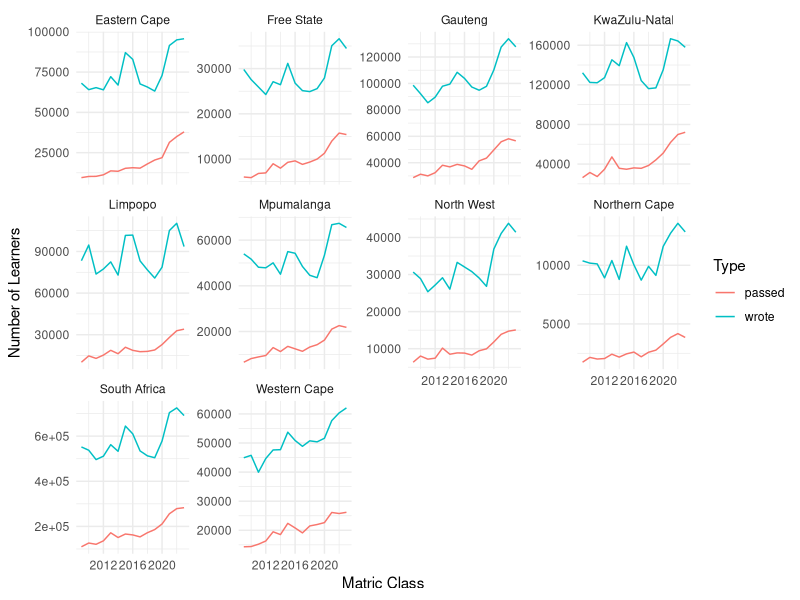

This figure's R source:
## ---- chunk 1
knitr::opts_chunk$set(echo = TRUE)
## ---- chunk 2
library(tidyverse)
## ---- chunk 3
bachelor.pass <- read.csv("./data/South_Africa_Bachelor_passes_by_province.csv") %>% as_tibble()
maths <- read.csv("./data/South_Africa_Bachelor_passes_by_province.csv") %>% as_tibble()
physics <- read.csv("./data/South_Africa_National_Senior_Certificate_Physical_Science_results_v2.csv") %>% as_tibble()
## ---- chunk 4
summary(bachelor.pass)

summary(maths)

summary(physics)
## ---- chunk 5
# Drop date & percent
bachelor.pass <- bachelor.pass %>% 
  select(-date, -contains("percent"))

maths <- maths %>% 
  select(-date, -contains("percent"))

physics <- physics %>% 
  select(-date)

## ---- chunk 6
bachelor.pass.long <- bachelor.pass %>%
pivot_longer(
    cols = c(starts_with("zaf"), starts_with("ec"), starts_with("fs"),
             starts_with("gp"), starts_with("kzn"), starts_with("lp"),
             starts_with("mp"), starts_with("nw"), starts_with("nc"),
             starts_with("wc")),
    names_to = c("province", "ignore1", "data1", "data2","ignore2", "ignore3", "ignore4"),
    names_sep = "_",
    values_to = "value"
  ) %>%
  select(matric_class, province, data1, data2, value) %>% 
  mutate(type = case_when(
    grepl("passed", data1) | grepl("passed", data2) ~ "passed",
    grepl("wrote", data1) | grepl("wrote", data2) ~ "wrote"
  )) %>% 
  select(-c("data1", "data2"))
## ---- chunk 7
province.names <- c("zaf" = "South Africa", "ec" = "Eastern Cape", "fs" = "Free State", "gp" = "Gauteng",
                    "kzn" = "KwaZulu-Natal", "lp" = "Limpopo", "mp" = "Mpumalanga", "nw" = "North West",
                    "nc" = "Northern Cape", "wc" = "Western Cape")

bachelor.pass.long <- bachelor.pass.long %>% 
  mutate(province = province.names[province])
## ---- chunk 8
all.provinces.plot <- bachelor.pass.long %>% 
  ggplot(aes(x = matric_class, y = value, color = type, group = interaction(province, type))) +
  geom_line() +
  facet_wrap(~province, scales = "free_y") +
  labs(x = "Matric Class", y = "Number of Learners", color = "Type") +
  theme_minimal()
all.provinces.plot
